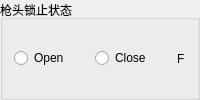
              <widget class="QGroupBox" name="groupBox1">
               <property name="maximumSize">
                <size>
                 <width>400</width>
                 <height>300</height>
                </size>
               </property>
               <property name="title">
                <string>枪头锁止状态</string>
               </property>
               <layout class="QHBoxLayout" name="horizontalLayout">
                <item>
                 <widget class="QRadioButton" name="radioButton1">
                  <property name="text">
                   <string>Open</string>
                  </property>
                 </widget>
                </item>
                <item>
                 <spacer name="verticalSpacer">
                  <property name="orientation">
                   <enum>Qt::Vertical</enum>
                  </property>
                  <property name="sizeHint" stdset="0">
                   <size>
                    <width>20</width>
                    <height>40</height>
                   </size>
                  </property>
                 </spacer>
                </item>
                <item>
                 <widget class="QRadioButton" name="radioButton2">
                  <property name="text">
                   <string>Close</string>
                  </property>
                 </widget>
                </item>
                <item>
                 <spacer name="verticalSpacer_2">
                  <property name="orientation">
                   <enum>Qt::Vertical</enum>
                  </property>
                  <property name="sizeHint" stdset="0">
                   <size>
                    <width>20</width>
                    <height>40</height>
                   </size>
                  </property>
                 </spacer>
                </item>
                <item>
                 <widget class="QLabel" name="label1">
                  <property name="font">
                   <font>
                    <weight>50</weight>
                    <bold>false</bold>
                    <kerning>false</kerning>
                   </font>
                  </property>
                  <property name="text">
                   <string>F</string>
                  </property>
                 </widget>
                </item>
               </layout>
              </widget>
